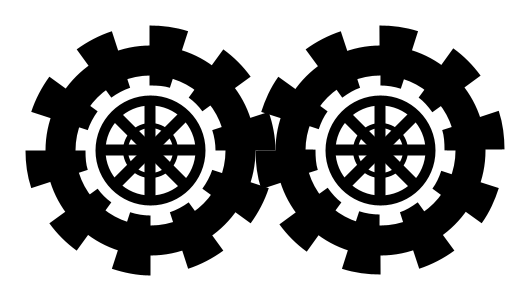
Frame 1 (no input)
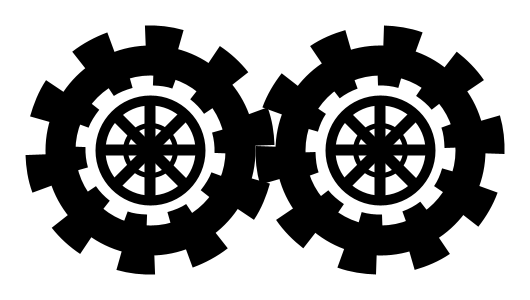
Frame 60 (the mouse pressed at the canvas centre just before this capture)
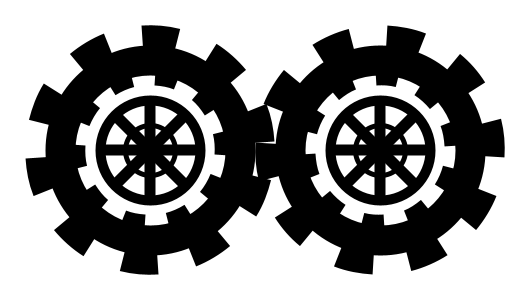
Frame 120 (the mouse held since frame 60 and released just before this capture)

The Processing sketch that drew these frames (run headless with seeded random() and noise(); from frame 60 on, the mouse is pressed at the canvas centre):

// Processing sketch: processing_98112
// ── processing_98112.pde

float t;

void setup() {
  size(530, 300);
  colorMode(HSB, 360, 100, 100);
  background(360);
  smooth();
  strokeCap(SQUARE);
  rectMode(CENTER);
}

void draw() {
  background(360);

  perfect_gear(150, 150, 1);
  perfect_gear(380, 150, -1);
}

void perfect_gear(float x, float y, int sign) {
  pushMatrix();
  translate(x, y);

  noFill();
  strokeWeight(30);

  gear(220, 1, sign);
  gear(160, -1, sign);

  stroke(0);
  ellipse(0, 0, 180, 180);
  strokeWeight(10);
  ellipse(0, 0, 100, 100);
  for (int i = 0 ; i < 4; i++) {
    pushMatrix();
    translate(0,0);
    rotate(radians(45*i));
    rect(0, 0, 1, 90);
    popMatrix();
  }
  strokeWeight(5);
  ellipse(0, 0, 50, 50);
  popMatrix();

  t+=0.005;
}

void gear(int gear_size, int sign, int perfect_sign) {
  pushMatrix();
  translate(0, 0);
  rotate(perfect_sign*sign*t);
  for (int i = 0 ; i < 20; i++) {
    if (i % 2 == 0) {
      stroke(0);
    }
    else {
      noStroke();
    }
    arc(0, 0, gear_size, gear_size, radians((i+1)*18), radians((i+2)*18) );
  }


  popMatrix();
}
